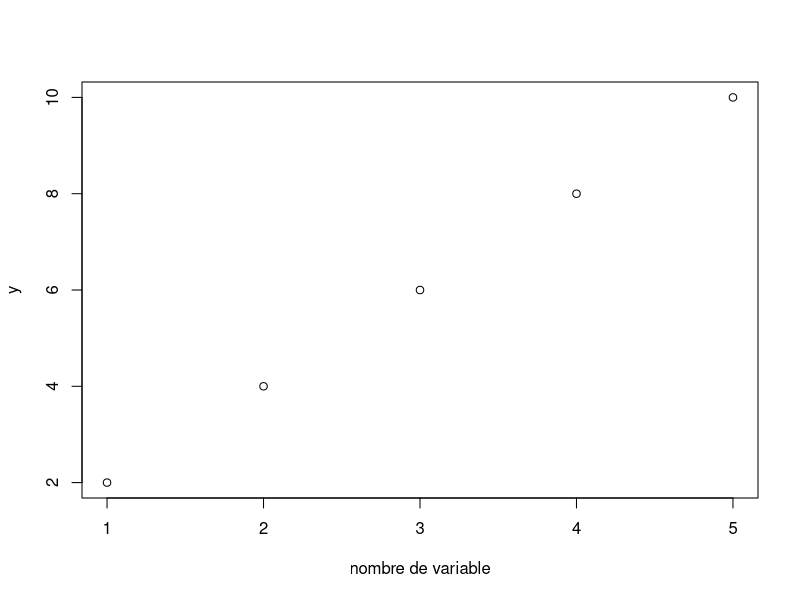
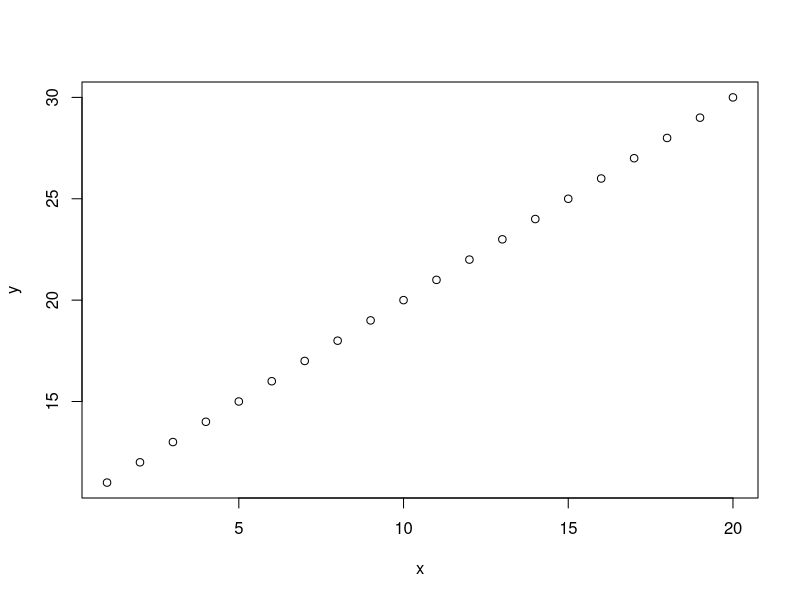
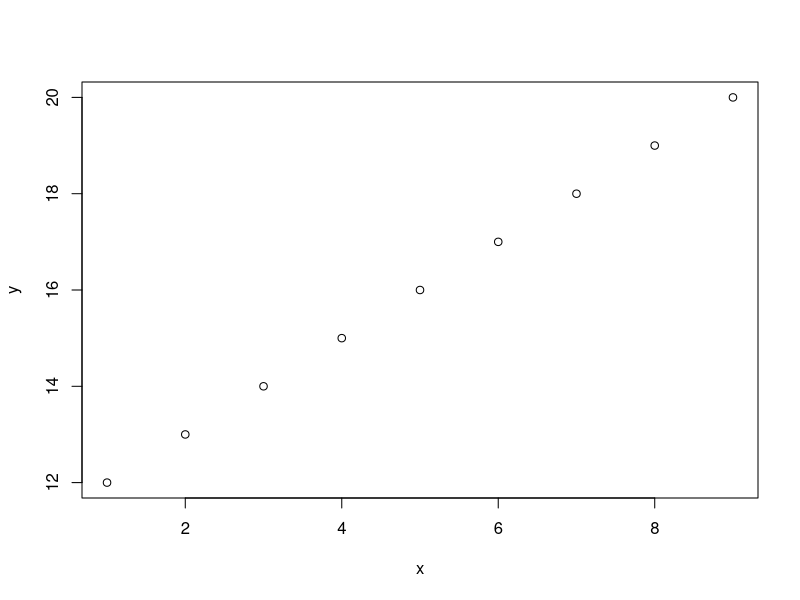
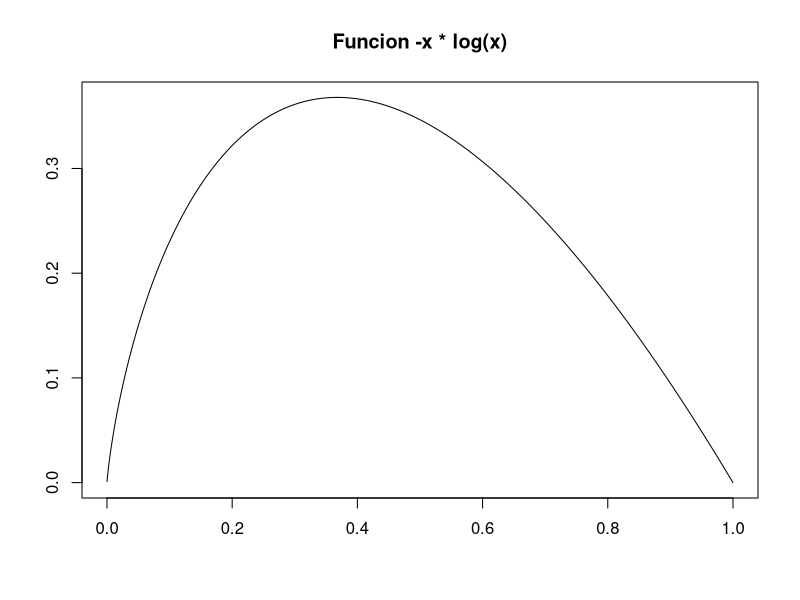

Here is the R script that generated these plots, in order:
##################
##################################################################
# # Laboratorio de Procesamiento de Informaci�n Meteorol�gica/Oceanografica
#
# 2� cuatrimestre 2023
#################################################################################
# Clase Funciones
#################


factorial<-function(x) prod(1:x)


factorial(4)
factorial(8)

#####################
hipotenusa <- function(x, y) {
  sqrt(x^2 + y^2)
}

hipotenusa <- function(x, y) {
  return(sqrt(x^2 + y^2))
}

class(hipotenusa)
hipotenusa(2,3)
hipotenusa(y=3,x=2)

#############################
ff <- function(r) {
  return(pi * r^2)
}

ff(2)

######################
ejem.fun <- function(x, y, label = "nombre de variable"){
  plot(x, y, xlab = label) }

ejem.fun(1:5,c(2,4,6,8,10))



ejem.fun.2<-function(x){
  y<-x^2
  plot(x, y) }

######################

grande<-function(x,y){
  y.g<-y>x
  x[y.g]<-y[y.g]
  x
}


grande(1:5, c(1,6,2,7,3))
grande(x=1:5, y=c(1,6,2,7,3))
grande(y=c(1,6,2,7,3), x=1:5)
grande(1:5, y=c(1,6,2,7,3))

############################
media.total<-function(...) { mean(c(...)) }

############################

media.total<-function(...){
  for (x in list(...)){
    if (!is.numeric(x)) stop("No son numeros")
  }
  mean(c(...))
}

############################

myplot <- function(x,y) {
  if(missing(y)) {
    y <- x
    x <- 1:length(y)
  }
  plot(x,y)
}


myplot(1:20,11:30)
myplot(12:20)

############################

xln <- function(x){
  return(-x * log(x))
}
x <- 1:10000 / 10000

plot(x, xln(x), type = "l", xlab = "", ylab = "",
     main = "Funcion -x * log(x)")


########################

grande<-function(x,y=0*x){	
  y.g<-y>x
  x[y.g]<-y[y.g]
  x
}

grande(c(-12:3))
grande(c(1,5),2:3)

############################
grande<-function(x,y=0*x){	
  if (missing(y)) warning("Estamos comparando con 0")
  y.g<-y>x
  x[y.g]<-y[y.g]
  x
}
grande(-3:3)

############################################

DosMuestras <- function(y1, y2) {
  n1 <- length(y1); n2 <- length(y2)
  yb1 <- mean(y1); yb2 <- mean(y2)
  s1 <- var(y1); s2 <- var(y2)
  s <- ((n1-1)*s1 + (n2-1)*s2)/(n1+n2-2)
  tst <- (yb1 - yb2)/sqrt(s*(1/n1 + 1/n2))
  tst
}

altura.hombres<-(c(1.78,1.65,1.82,1.69,1.74,1.89,1.67,1.58,1.72,1.64,1.85,1.92,1.70,1.63))
altura.mujeres<-(c(1.56,1.74,1.63,1.58,1.54,1.72,1.63,1.71,1.65))
DosMuestras(altura.hombres,altura.mujeres)

###########################################

fibbonacci <- function(y) {if (y==0 | y==1)     
  return (1)
  F0 <- 1; F1 <- 1; i <- 2
  repeat {
    s <- F0 + F1                 	
    if (i == y)                    
      return (s)              	
    
    F0 <- F1
    F1 <- s
    i <- i+1                           
  } } 


fibbonacci(0) 
fibbonacci(4) 
fibbonacci(8)                  
fibbonacci(1)
